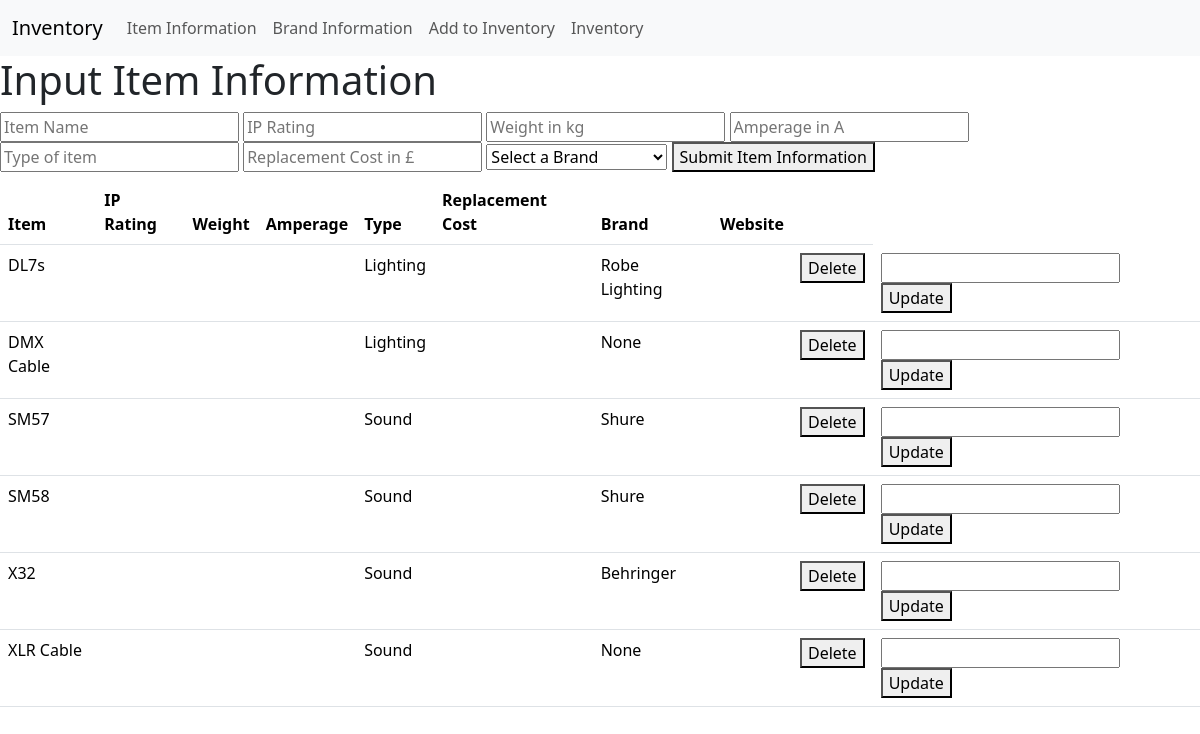
The app's page /item_info with its own data.
### tables this page shows
CREATE TABLE item_info(item_info_id INTEGER, item TEXT NON NULL, ip_rating TEXT, weight FLOAT(16), amperage FLOAT(16), type TEXT NON NULL, replacement_cost FLOAT(24), brand_id INTEGER, website TEXT, PRIMARY KEY (item_info_id), FOREIGN KEY (brand_id) REFERENCES brand(brand_id) ON DELETE CASCADE);

CREATE TABLE brand(brand_id INTEGER PRIMARY KEY, brand TEXT NON NULL, email_address TEXT, website TEXT);

### app.py (the view, shortened to what this page needs)
@app.route("/item_info", methods=["GET", "POST"])
def item_info():
    with sql.connect("inventory.db") as con:
        con.row_factory=sql.Row
        with closing(con.cursor()) as cursor:
            cursor.execute("PRAGMA foreign_keys = ON;")
            items_o=cursor.execute("SELECT item_info.item_info_id, item_info.item, item_info.ip_rating, item_info.weight, item_info.amperage, item_info.type, item_info.replacement_cost, brand.brand, item_info.website FROM item_info LEFT JOIN brand ON item_info.brand_id = brand.brand_id ORDER BY item_info.item;").fetchall()
            items=[]
            for i in items_o:
                items.append(dict(i))
            brands_o=cursor.execute("SELECT * FROM brand ORDER BY brand;").fetchall()
            brands = []
            for i in brands_o:
                brands.append(dict(i))
    return render_template("item_info.html", items=items, brands=brands)

### templates/item_info.html (shortened to what this page needs)
{% extends "layout.html" %}
{% block body %}
<h1>Input Item Information</h1>
<form method="post">
    <input name = "item" type="text" placeholder="Item Name" autocomplete="off">
    <input name = "ip_rating" type="text" placeholder="IP Rating" autocomplete="off">
    <input name = "weight" type="text" placeholder="Weight in kg" autocomplete="off">
    <input name = "amperage" type="text" placeholder="Amperage in A" autocomplete="off">
    <input name = "type" type="text" placeholder="Type of item" autocomplete="off">
    <input name = "replacement_cost" type="text" placeholder="Replacement Cost in £" autocomplete="off">
    <select name = "brand">
        <option selected disabled>Select a Brand</option>
    </select>
    <button type ="submit">Submit Item Information</button>
</form>
<table class="table">
    <thead>
        <tr>
            <th scope="col">Item</th>
            <th scope="col">IP Rating</th>
            <th scope="col">Weight</th>
            <th scope="col">Amperage</th>
            <th scope="col">Type</th>
            <th scope="col">Replacement Cost</th>
            <th scope="col">Brand</th>
            <th scope="col">Website</th>
            <th scope="col"></th>
        </tr>
    </thead>
    {% for item in items %}
    <tr>
        {% for key in item.keys() %}
        {% if key != "item_info_id" and key != "website" %}
        <td scope="row">{{item[key]}}</td>
        {% endif %}
        {% endfor %}
        <td scope="row">
        </td>
        <td scope="row">
            <form action="/delete_item_info" method="POST">
                <button type="submit">Delete</button>
            </form>
        </td>
        <td scope="row">
            <form action="/update_item_info" method="POST">
                <input name="website" type="text">
                <button type="submit">Update</button>
            </form>
        </td>
    </tr>
    {% endfor %}
</table>
{% endblock %}

### templates/layout.html (shortened to what this page needs)
<!DOCTYPE html>
<html>
    <head>
        <link href="https://cdn.jsdelivr.net/npm/bootstrap@5.3.3/dist/css/bootstrap.min.css" rel="stylesheet">
    </head>
    <body>
        <nav class="navbar navbar-expand-lg bg-body-tertiary">
            <div class="container-fluid">
              <a class="navbar-brand" href="/">Inventory</a>
              <div class="collapse navbar-collapse" id="navbarNavDropdown">
                <ul class="navbar-nav">
                  <li class="nav-item">
                    <a class="nav-link" href="/item_info">Item Information</a>
                  </li>
                  <li class="nav-item">
                    <a class="nav-link" href="/manufacturer">Brand Information</a>
                  </li>
                  <li class="nav-item">
                    <a class="nav-link" href="/inventory/add">Add to Inventory</a>
                  </li>
                  <li class="nav-item">
                    <a class="nav-link" href="/inventory">Inventory</a>
                  </li>
                </ul>
              </div>
            </div>
          </nav>
        {% block body %}
        {% endblock %}
    </body>
</html>

### records on screen
item_info: item "DL7s" "Lighting" "Robe Lighting"
item_info: item "DMX Cable" "Lighting" "None"
item_info: item "SM57" "Sound" "Shure"
item_info: item "SM58" "Sound" "Shure"
item_info: item "X32" "Sound" "Behringer"
item_info: item "XLR Cable" "Sound" "None"
